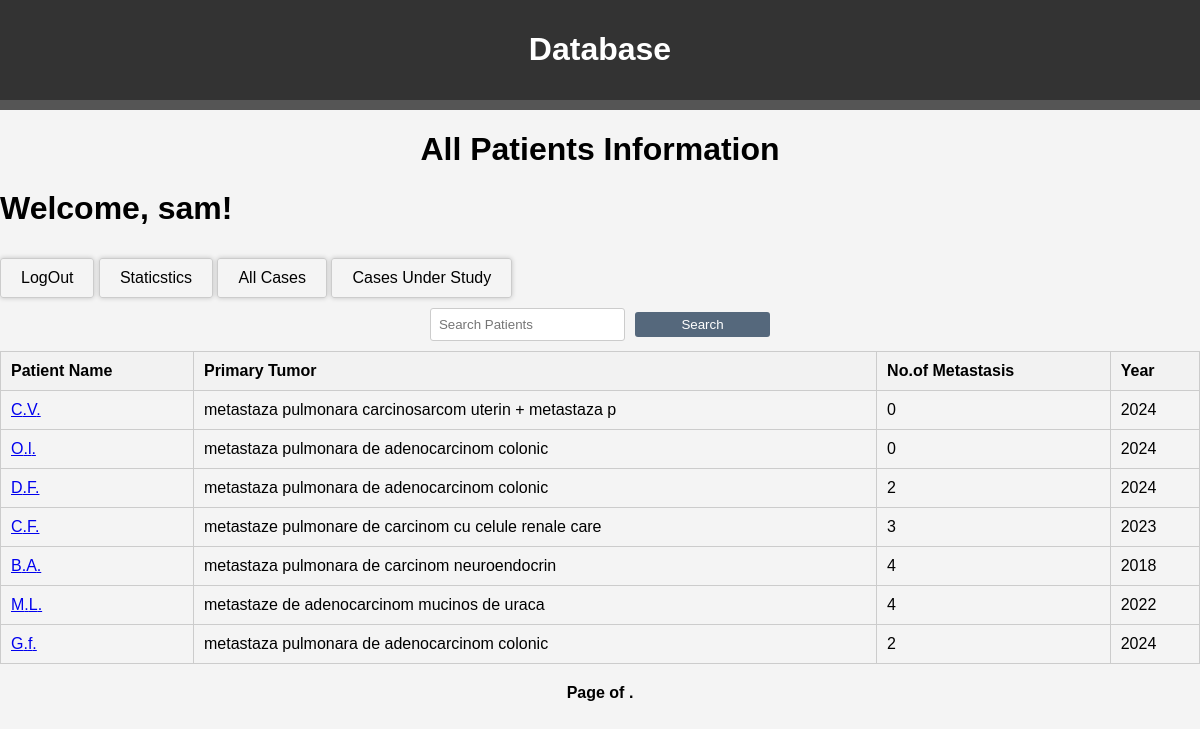
/patients/ (signed in), run on the app's committed database.
### details/models.py (models this page shows, shortened)
class Patient(models.Model):
    SEX_CHOICES = [('M', 'Male'),('F', 'Female'),('O', 'Other'),]
    LUNG_CHOICES = [('L', 'Left Lung'), ('R', 'Right Lung') , ('B', 'Both Lungs')]
    first_name = models.CharField(max_length=100)
    last_name = models.CharField(max_length=100)
    primary_tumor = models.CharField(max_length=100)
    lung_option = models.CharField(max_length=1, choices=LUNG_CHOICES, blank=True, null=True)
    num_metastasis_left = models.PositiveIntegerField(blank=True, null=True)
    num_metastasis_right = models.PositiveIntegerField(blank=True, null=True)
    date_of_first_presentation = models.DateField(blank=True, null=True)
    ct_images_before = models.ManyToManyField('PatientImage', related_name='before_images', blank=True)
    ct_images_after = models.ManyToManyField('PatientImage', related_name='after_images', blank=True)
    mark_for_study = models.BooleanField(default=False)  # Add this field
    controls = models.ManyToManyField('Control', related_name='patient_controls', blank=True)
    sex = models.CharField(max_length=1, choices=SEX_CHOICES, blank=True, null=True)
    date_of_birth = models.DateField(blank=True, null=True)

### details/views.py (the view)
# urls.py: path('patients/', views.patients_info, name='patients_info'),
@login_required
def patients_info(request):
    search_query = request.GET.get('search', '')
    study = request.GET.get('study', '')
    patients = Patient.objects.all()
    if study == '1':
        patients = patients.filter(mark_for_study=True)
        show_back_to_info = True
    else:
        show_back_to_info = False
    if search_query:
        patients = patients.filter(
            Q(first_name__icontains=search_query) |
            Q(last_name__icontains=search_query) |
            Q(primary_tumor__icontains=search_query)
        )
    items_per_page = 10  # Adjust as needed
    paginator = Paginator(patients, items_per_page)
    page_number = request.GET.get('page')
    page = paginator.get_page(page_number)
    return render(request, 'patients_info.html', {
        'page': page,
        'user': request.user,
        'search_query': search_query,
        'study_filter': study,  # Pass the study filter to the template
        'chart_image_path': 'pie_chart.png',
        'patients': patients,  # Pass the patients queryset to the template
        'show_back_to_info': show_back_to_info,
    })

### templates/patients_info.html (shortened to what this page needs)
{% extends 'base.html' %}
{% block content %}
{% load static %}
<link rel="stylesheet" type="text/css" href="{% static 'styles.css' %}">
<h1 align="center">All Patients Information</h1>
{% if user.is_authenticated %}
    <h1>Welcome, {{ user.username }}!</h1>
    <div class="navbar">
        <a href="{% url 'logout' %}" class="logout-link">LogOut</a>
        <a href="{% url 'generate_pie_chart' %}" class="logout-link">Staticstics</a>
        <a href="{% url 'patients_info' %}" class="logout-link">All Cases</a>
        <a href="{% url 'patients_info' %}?study=1" class="logout-link">Cases Under Study</a>
    </div>
{% endif %}
<div class="search-form">
    <form method="GET" style="display: flex; align-items: center;">
        <input type="text" class="search-input" id="search" name="search" value="{{ search_query }}" placeholder="Search Patients" style="width: 250px; margin-right: 10px;">
        <button type="submit" class="search-button" style="background-color: #55687c; color: white; border: none; padding: 5px 10px; border-radius: 3px; cursor: pointer;">Search</button>
    </form>
</div>
<div class="patient-list">
    {% if patients %}
        <table class="patient-table">
            <thead>
                <tr>
                    <th>Patient Name</th>
                    <th>Primary Tumor</th>
                    <th>No.of Metastasis</th>
                    <th>Year</th>
                </tr>
            </thead>
            <tbody>
                {% for patient in patients %}
                <tr>
                    <td><a href="{% url 'patient_detail' patient.id %}">{{ patient.first_name|first }}.{{ patient.last_name|first }}.</a></td>
                    <td>{{ patient.primary_tumor }}</td>
                    <td>{{ patient.num_metastasis_left|default:0|add:patient.num_metastasis_right|default:0 }}</td>
                    <td>{{ patient.date_of_first_presentation|date:"Y" }}</td>
                </tr>
                {% endfor %}
            </tbody>
        </table>
        <div class="pagination" style="text-align: center; margin-top: 20px;">
            <span class="step-links">
                <span class="current-page">
                    Page {{ patients.number }} of {{ patients.paginator.num_pages }}.
                </span>
            </span>
        </div>
    {% else %}
        <p>No results found.</p>
        <a href="{% url 'patients_info' %}" class="back-link">Back to patients Information</a>
    {% endif %}
</div>
</body>
{% endblock %}

### details/static/styles.css (style rules this page uses)
.patient-table { width: 100%; border-collapse: collapse; margin-top: 10px; }
.patient-table th, .patient-table td { border: 1px solid #ccc; padding: 10px; text-align: left; }
.patient-table th { background-color: #f2f2f2; font-weight: bold; }
.logout-link { margin-top: 10px; padding: 5px 10px; border-radius: 3px; text-decoration: none; color: #007bff; border: 1px solid #ccc; box-shadow: 0px 0px 5px rgba(0, 0, 0, 0.2); transition: background-color 0.3s, box-shadow 0.3s; }
.search-form { display: flex; align-items: center; justify-content: center; margin-top: 10px; }
.search-input { width: 230px; padding: 5px; border: 1px solid #ccc; border-radius: 3px; margin-right: 5px; }
.pagination { text-align: center; margin-top: 20px; }
.pagination .current-page { font-weight: bold; }
.search-button { background-color: #3173b9; color: white; border: none; padding: 5px 10px; border-radius: 3px; cursor: pointer; }

### templates/base.html (style rules this page uses)
body { background-color: #f4f4f4; margin: 0; padding: 0; font-family: Arial, sans-serif; }
.patient-table { width: 80%; margin: auto; border-collapse: collapse; border: 1px solid #ddd; }
.patient-table th, .patient-table td { padding: 8px; text-align: left; border-bottom: 1px solid #ddd; }
.patient-table th { background-color: #f2f2f2; }
input[type="text"], input[type="password"] { width: 100%; padding: 8px; border: 1px solid #ccc; border-radius: 3px; }
button[type="submit"] { display: block; width: 100%; padding: 10px; background-color: #333; color: white; border: none; border-radius: 3px; cursor: pointer; }

### templates/patients_info.html (style rules this page uses)
.logout-link { display: inline-block; padding: 10px 20px; text-decoration: none; color: #000; }

### data on the page
Patient: first_name|first "C", last_name|first "V", primary_tumor "metastaza pulmonara carcinosarcom uterin + metastaza p", num_metastasis_left|add "0", date_of_first_presentation "2024"
Patient: first_name|first "O", last_name|first "l", primary_tumor "metastaza pulmonara de adenocarcinom colonic", num_metastasis_left|add "0", date_of_first_presentation "2024"
Patient: first_name|first "D", last_name|first "F", primary_tumor "metastaza pulmonara de adenocarcinom colonic", num_metastasis_left|add "2", date_of_first_presentation "2024"
Patient: first_name|first "C", last_name|first "F", primary_tumor "metastaze pulmonare de carcinom cu celule renale care", num_metastasis_left|add "3", date_of_first_presentation "2023"
Patient: first_name|first "B", last_name|first "A", primary_tumor "metastaza pulmonara de carcinom neuroendocrin", num_metastasis_left|add "4", date_of_first_presentation "2018"
Patient: first_name|first "M", last_name|first "L", primary_tumor "metastaze de adenocarcinom mucinos de uraca", num_metastasis_left|add "4", date_of_first_presentation "2022"
Patient: first_name|first "G", last_name|first "f", primary_tumor "metastaza pulmonara de adenocarcinom colonic", num_metastasis_left|add "2", date_of_first_presentation "2024"

### other printed values
{{ user.username }} "sam"
